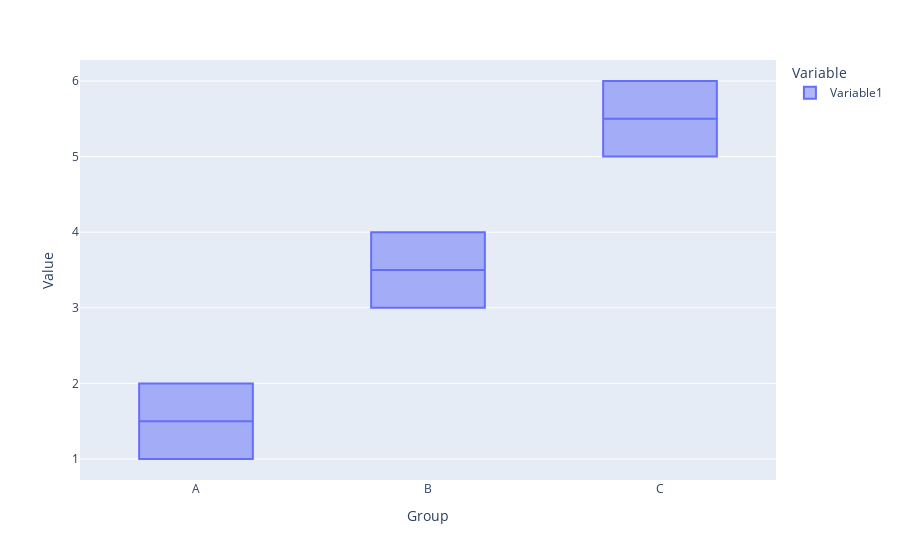

Here is the notebook cell this chart was saved with:
### Code cell
import plotly.express as px
import pandas as pd

# create a sample dataframe with three variables
df = pd.DataFrame({
    'Group': ['A', 'A', 'B', 'B', 'C', 'C'],
    'Variable1': [1, 2, 3, 4, 5, 6],
})

# melt the dataframe to convert the three variables into one column
df_melted = pd.melt(df, id_vars='Group', var_name='Variable', value_name='Value')

# create the boxplot using plotly express
fig = px.box(df_melted, x='Group', y='Value', color='Variable')

# show the plot
fig.show()

### Figure 1 — Plotly figure (JSON) as saved in the notebook; plotly's stock layout.template omitted (floating-point values rounded to 4 significant figures)
{"data": [{"alignmentgroup": "True", "hovertemplate": "Variable=Variable1<br>Group=%{x}<br>Value=%{y}<extra></extra>", "legendgroup": "Variable1", "marker": {"color": "#636efa"}, "name": "Variable1", "notched": false, "offsetgroup": "Variable1", "orientation": "v", "showlegend": true, "type": "box", "x": ["A", "A", "B", "B", "C", "C"], "x0": " ", "xaxis": "x", "y": [1, 2, 3, 4, 5, 6], "y0": " ", "yaxis": "y"}], "layout": {"boxmode": "group", "legend": {"title": {"text": "Variable"}, "tracegroupgap": 0}, "margin": {"t": 60}, "xaxis": {"anchor": "y", "domain": [0, 1], "title": {"text": "Group"}}, "yaxis": {"anchor": "x", "domain": [0, 1], "title": {"text": "Value"}}}}
